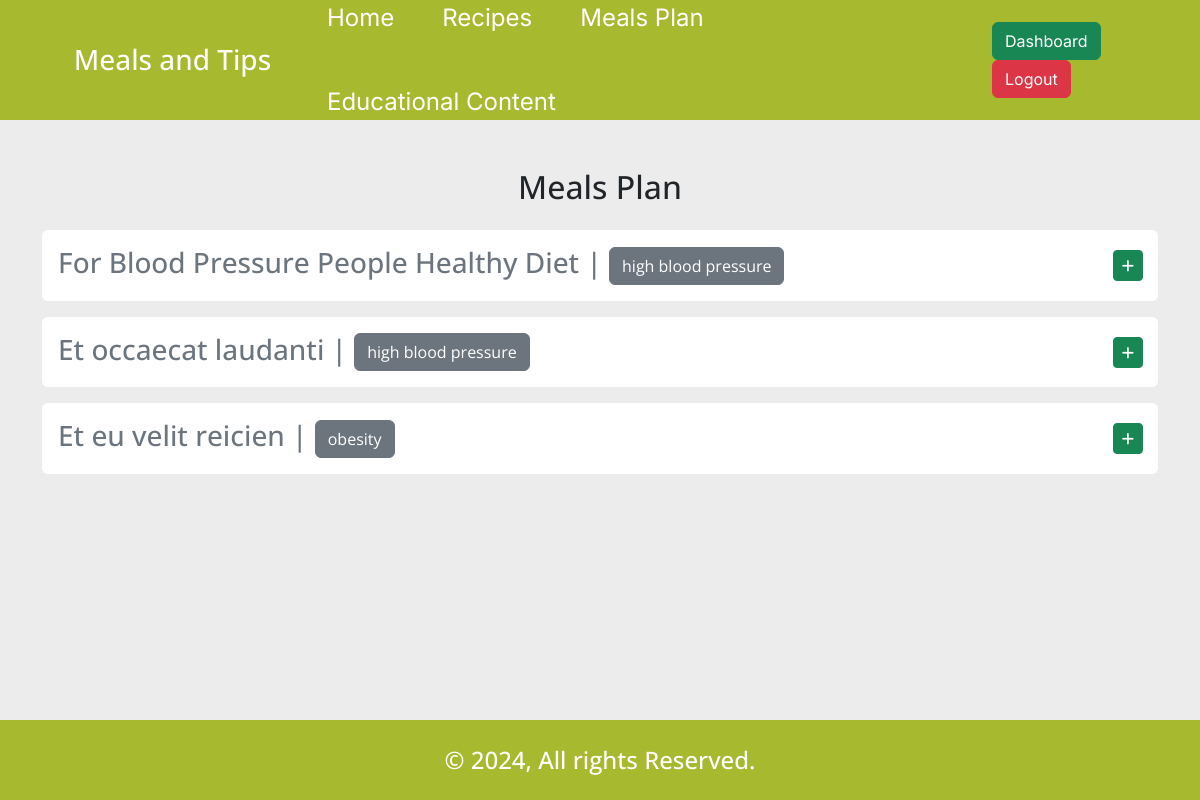
The page /meals_plan_list.php (signed in) on the database its author committed.
### tables this page shows
CREATE TABLE `meal_plan` (
  `id` int(11) NOT NULL,
  `plan_title` varchar(255) NOT NULL,
  `meal_desc` text NOT NULL,
  `cat_id` int(11) NOT NULL,
  `breakfast_time` time NOT NULL,
  `breakfast_meal` text NOT NULL,
  `snack_time` time NOT NULL,
  `snack_meal` text NOT NULL,
  `lunch_time` time NOT NULL,
  `lunch_meal` text NOT NULL,
  `dinner_time` time NOT NULL,
  `dinner_meal` text NOT NULL
);

CREATE TABLE `categories` (
  `id` int(11) NOT NULL,
  `category_name` varchar(255) NOT NULL,
  `category_img` text DEFAULT NULL
);

### meals_plan_list.php (the view, shortened to what this page needs)
<?php
require_once 'core/database.php';
?>
<!DOCTYPE html>
<html lang="en">
<head>
    <?php include_once 'includes/external_css.php'; ?>
    <link rel="stylesheet" href="css/style.min.css">
</head>
<body id="meals_plan">
    <?php include_once 'includes/header.php'; ?>
    <div class="container my-5">
        <div class="row">
            <div class="col-12 mb-3">
                <h2 class="text-center">Meals Plan</h2>
            </div>
            <?php $get_mp_Q = $db->query("CALL `get_meal_plans`()");
            while ($mp_list = mysqli_fetch_object($get_mp_Q)): ?>
                <div class="col-12 mb-3">
                    <div class="content_meal bg-white rounded p-3 position-relative">
                        <h3 class="mb-0 text-secondary"><?= $mp_list->plan_title ?> | <span class="btn btn-secondary" data-bs-toggle="tooltip" data-bs-placement="top" data-bs-trigger="hover" title="Category"><?= $mp_list->category_name ?></span></h3>
                        <a href="#!" data-bs-toggle="tooltip" data-bs-placement="top" title="Expand or Collapse" data-bs-offset="45,5" data-bs-trigger="hover" class="position-absolute btn btn-sm btn-success toggle_btn"><i class="fas fa-plus"></i></a>
                    </div>
                </div>
            <?php endwhile;
            $db->next_result(); ?>
        </div>
    </div>
    <div class="toast-container position-fixed bottom-0 end-0 p-3">
    </div>
    <?php include_once 'includes/footer.php'; ?>
</body>
</html>

### rows shown on the page
meal_plan: plan_title "For Blood Pressure People Healthy Diet", cat.category_name "high blood pressure"
meal_plan: plan_title "Et occaecat laudanti", cat.category_name "high blood pressure"
meal_plan: plan_title "Et eu velit reicien", cat.category_name "obesity"

### other values the page prints
TITLE "Meals and Tips"
